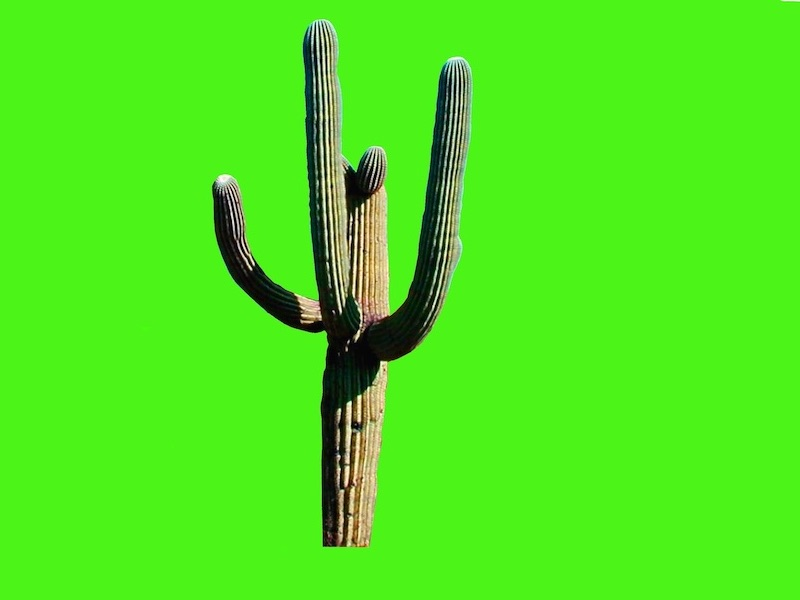
#> input picture cactus.jpg, 800 x 600 px
$ python wk8_prove.py
#> lines starting #> are read from the running program, lines starting #| are printed output that depends on the picture
from PIL import Image
#open, import info, name variables from cactus picture
cactus_original = Image.open('cactus.jpg')
#> cactus_original is the input picture: PIL image 800x600 RGB; mean R, G, B 77.7, 229.6, 28.9
width_cactus, height_cactus = cactus_original.size
#> width_cactus = 800; height_cactus = 600
pixels_cactus_original = cactus_original.load()

#open, import infor, name variables from beach picture
beach_original = Image.open('beach.jpg')
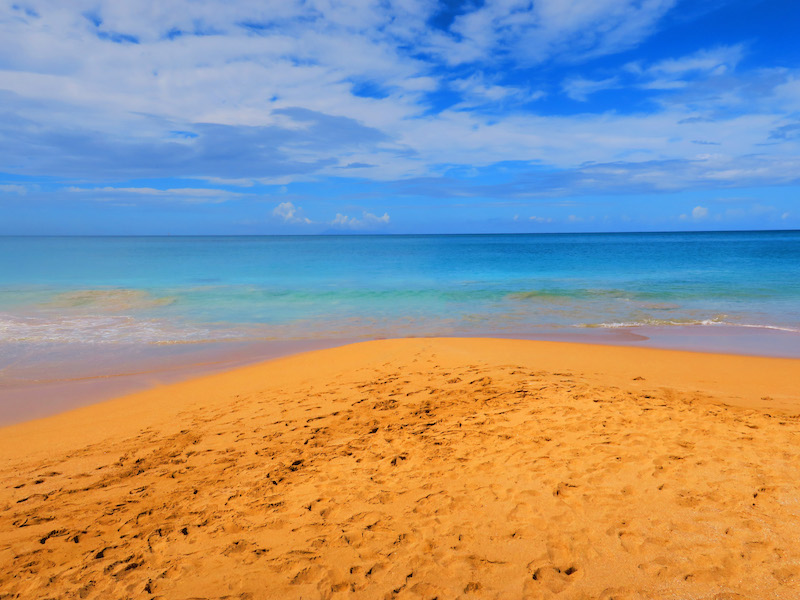
#> input picture beach.jpg, 800 x 600 px
#> beach_original is the input picture: PIL image 800x600 RGB; mean R, G, B 152.6, 148, 143.9
width_beach, height_beach = beach_original.size
#> width_beach = 800; height_beach = 600
pixels_beach_original = beach_original.load()

#r, g, b = pixels_cactus_original[x, y]
for y in range(0, height_cactus):
    for x in range (0, width_cactus):
      (rc, gc, bc) = pixels_cactus_original[x, y]
      (rb, gb, bb) = pixels_beach_original[x, y]
      if rc >= 0 and rc <=156 and gc >= 154 and gc <= 255  and bc >= 0 and bc <=104:
        pixels_cactus_original[x, y] = (rb, gb, bb)
      else:
        pixels_cactus_original[x, y] = (rc, gc, bc)

cactus_original.show()
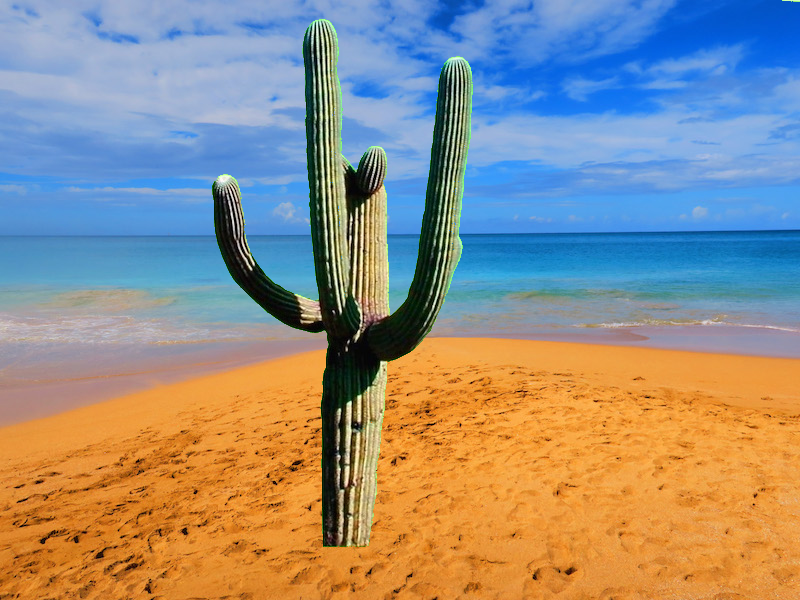
#> shown: PIL image 800x600 RGB; mean R, G, B 148.3, 142.6, 134.4


#color to block out (76, 244, 24)
#range of (0, 154, 0) and (156, 255, 104) works really well
